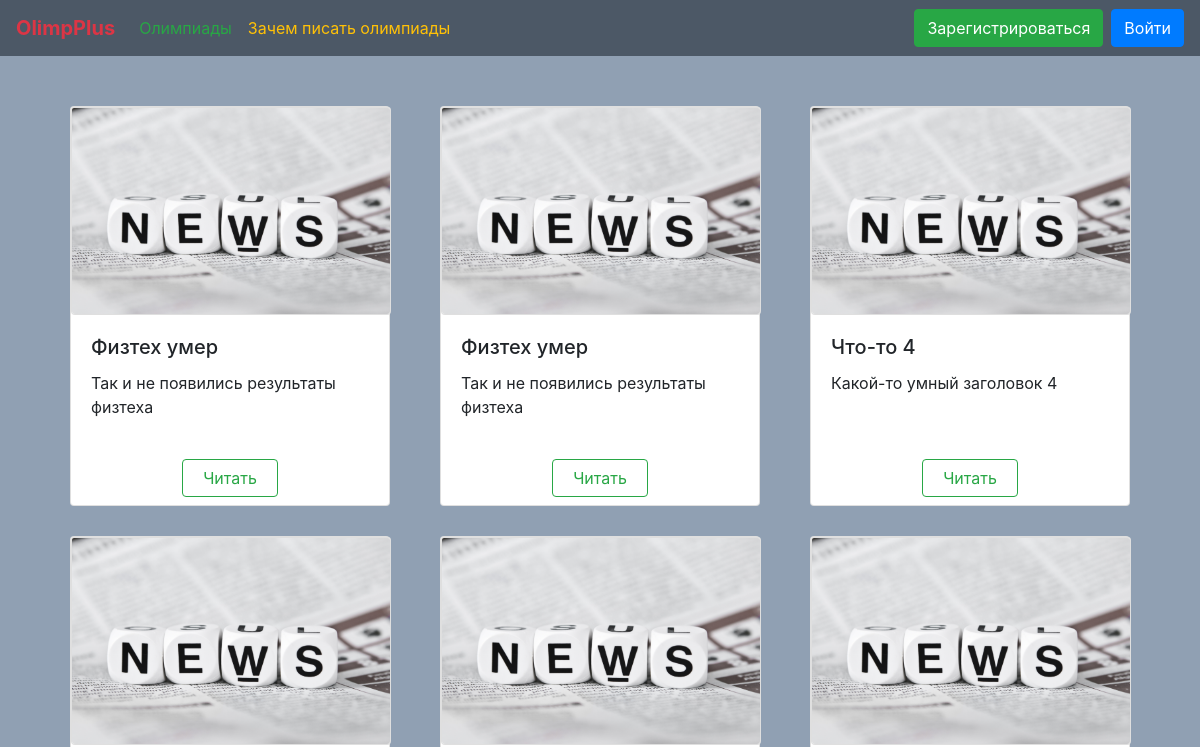
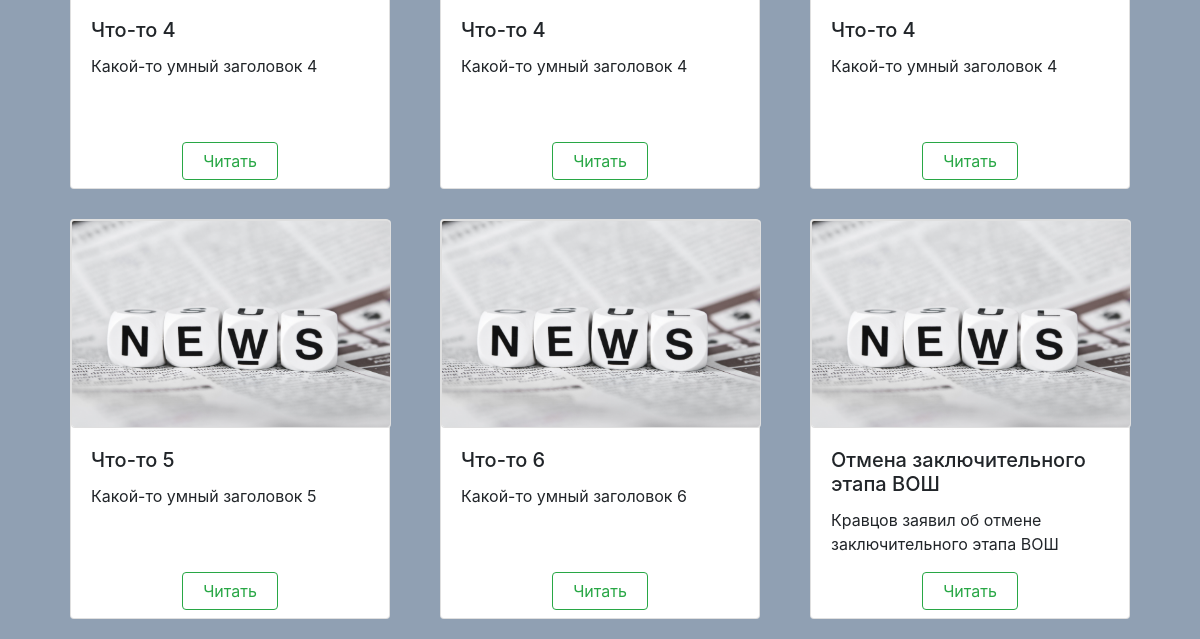
The app's page /, older data (2 pictures, top to bottom).
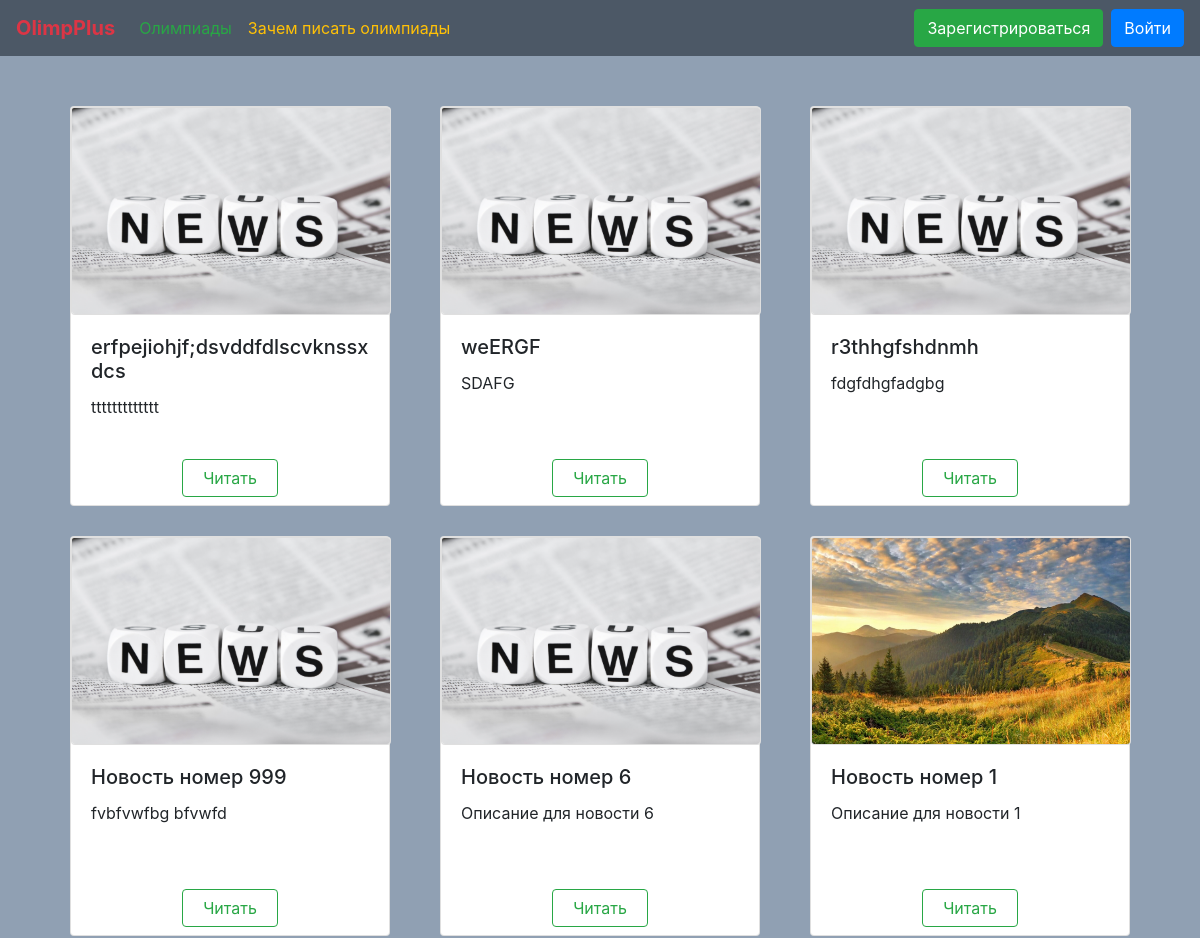
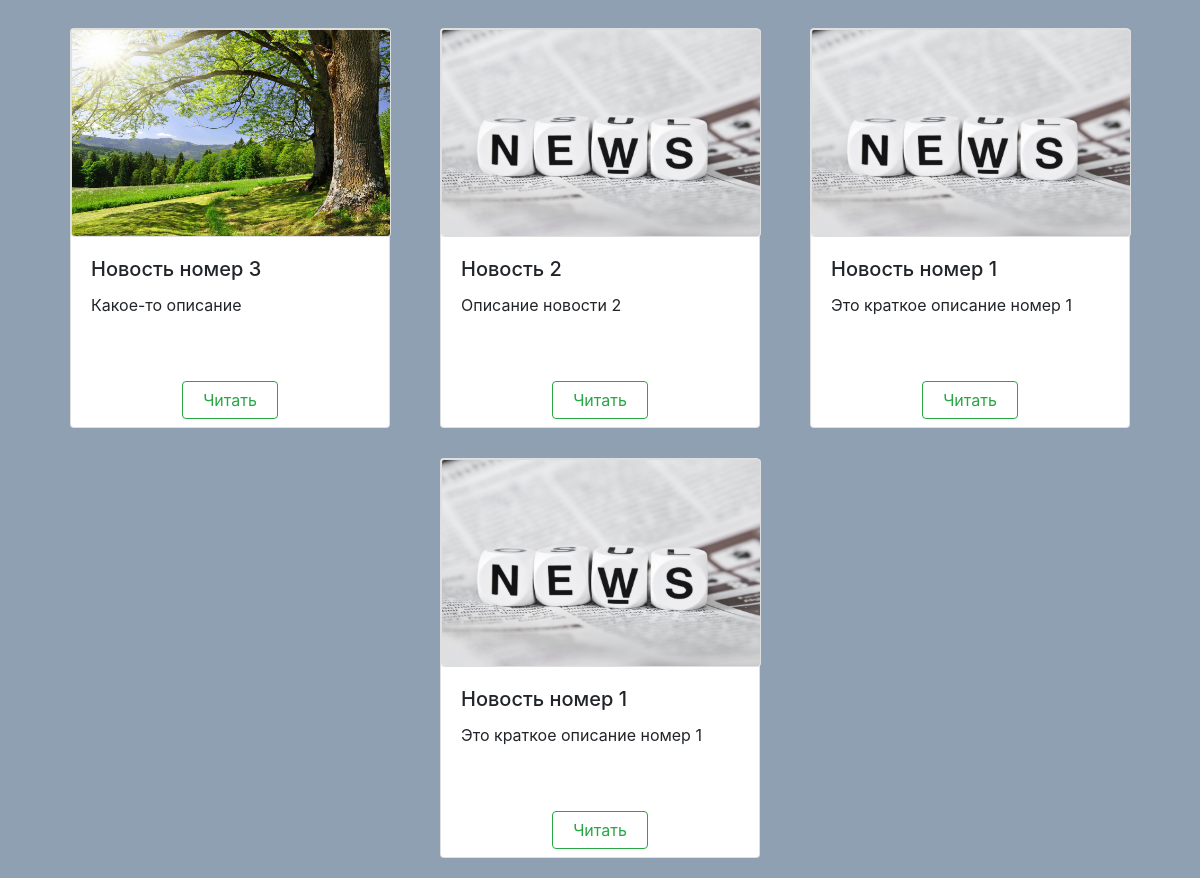
The same page, newer data (2 pictures, top to bottom).
### data/tables/olimpiadsGroupNews.py (models this page shows)
class OlimpiadsGroupNews(SqlAlchemyBase):
    __tablename__ = 'olimpiad_group_news'
    id = sqlalchemy.Column(sqlalchemy.Integer, primary_key=True, autoincrement=True)
    title = sqlalchemy.Column(sqlalchemy.String)
    description = sqlalchemy.Column(sqlalchemy.String)
    text = sqlalchemy.Column(sqlalchemy.String)
    photo = sqlalchemy.Column(sqlalchemy.String)
    date = sqlalchemy.Column(sqlalchemy.DateTime, default=datetime.datetime.now)
    olimpiad_group_id = sqlalchemy.Column(sqlalchemy.Integer, sqlalchemy.ForeignKey('olimpiads_groups.id'))

### main.py (the view)
@app.route('/', methods=["GET", "POST"])
def news():
    db_session = create_session()
    all_news = sorted(db_session.query(OlimpiadsGroupNews).all(), key=lambda x: x.date, reverse=True)
    news_in_rows = []
    for i in range(0, len(all_news), 3):
        news_in_rows.append(all_news[i: min(len(all_news), i + 3)])
    return render_template("news.html", news=news_in_rows)

### data/database/all_for_session.py (called while the page is built)
def create_session() -> Session:
    global __factory
    return __factory()

### templates/news.html
{% extends "base.html" %}
{% block content %}
<div class="container" style="margin-top: 50px">
{% for row in news %}
    <div class="row justify-content-between" style="margin-top: 30px; margin-bottom: 20px;">
    {% for item in row %}
        <div class="col">
            <div class="card" style="width: 20rem; height: 25rem; padding-bottom: 8px; margin:auto">
                <img src={{ item.photo }} onerror="this.src='../static/img/news/default.jpg'" class="card card-img-top" style="width: 20rem; height: 13rem">
                <div class="card-body">
                    <h5 class="card-title">{{ item.title }}</h5>
                    <p class="card-text">{{ item.description }}</p>
                </div>
                <a href="particular_news/{{ item.id }}" class="card-link btn btn-outline-success" style="width: 6rem; margin: auto">Читать</a>
            </div>
        </div>
    {% endfor %}
    </div>
{% endfor %}
</div>
{% endblock %}

Row changes from the older to the newer data that the page shows:
removed OlimpiadsGroupNews: title "Физтех умер", description "Так и не появились результаты физтеха"
removed OlimpiadsGroupNews: title "Физтех умер", description "Так и не появились результаты физтеха"
removed OlimpiadsGroupNews: title "Что-то 4", description "Какой-то умный заголовок 4", {{ item.id }} 6 (drawn)
removed OlimpiadsGroupNews: title "Что-то 4", description "Какой-то умный заголовок 4"
removed OlimpiadsGroupNews: title "Что-то 4", description "Какой-то умный заголовок 4"
removed OlimpiadsGroupNews: title "Что-то 4", description "Какой-то умный заголовок 4"
removed OlimpiadsGroupNews: title "Что-то 5", description "Какой-то умный заголовок 5"
removed OlimpiadsGroupNews: title "Что-то 6", description "Какой-то умный заголовок 6"
removed OlimpiadsGroupNews: title "Отмена заключительного этапа ВОШ", description "Кравцов заявил об отмене заключительного этапа ВОШ"
added OlimpiadsGroupNews: title "erfpejiohjf;dsvddfdlscvknssx dcs", description "ttttttttttttt"
added OlimpiadsGroupNews: title "weERGF", description "SDAFG"
added OlimpiadsGroupNews: title "r3thhgfshdnmh", description "fdgfdhgfadgbg"
added OlimpiadsGroupNews: title "Новость номер 999", description "fvbfvwfbg bfvwfd"
added OlimpiadsGroupNews: title "Новость номер 6", description "Описание для новости 6", {{ item.id }} 6 (drawn)
added OlimpiadsGroupNews: photo (picture), title "Новость номер 1", description "Описание для новости 1"
added OlimpiadsGroupNews: photo (picture), title "Новость номер 3", description "Какое-то описание"
added OlimpiadsGroupNews: title "Новость 2", description "Описание новости 2"
added OlimpiadsGroupNews: title "Новость номер 1", description "Это краткое описание номер 1"
added OlimpiadsGroupNews: title "Новость номер 1", description "Это краткое описание номер 1"
